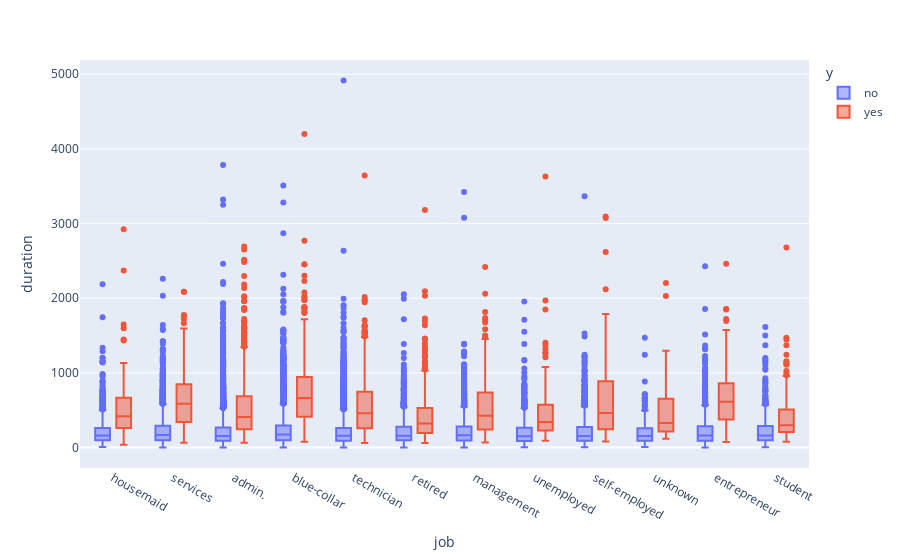

The notebook cell this image was saved under:
### Markdown cell above
Exploratory Data Analysis (EDA) Fitur Numerik

### Code cell
import plotly.express as px

fig = px.box(df, x="job", y="duration", color="y")
fig.update_traces(quartilemethod="exclusive") # or "inclusive", or "linear" by default
fig.show()

### Figure 1 — Plotly figure (JSON) as saved in the notebook; plotly's stock layout.template omitted (floating-point values rounded to 4 significant figures; data arrays with more than 128 entries replaced by an {"elided": "..."} marker saying what was removed)
{"data": [{"alignmentgroup": "True", "hovertemplate": "y=no<br>job=%{x}<br>duration=%{y}<extra></extra>", "legendgroup": "no", "marker": {"color": "#636efa"}, "name": "no", "notched": false, "offsetgroup": "no", "orientation": "v", "quartilemethod": "exclusive", "showlegend": true, "type": "box", "x": {"elided": "36548 str values"}, "x0": " ", "xaxis": "x", "y": {"elided": "36548 int values"}, "y0": " ", "yaxis": "y"}, {"alignmentgroup": "True", "hovertemplate": "y=yes<br>job=%{x}<br>duration=%{y}<extra></extra>", "legendgroup": "yes", "marker": {"color": "#EF553B"}, "name": "yes", "notched": false, "offsetgroup": "yes", "orientation": "v", "quartilemethod": "exclusive", "showlegend": true, "type": "box", "x": {"elided": "4640 str values"}, "x0": " ", "xaxis": "x", "y": {"elided": "4640 int values"}, "y0": " ", "yaxis": "y"}], "layout": {"boxmode": "group", "legend": {"title": {"text": "y"}, "tracegroupgap": 0}, "margin": {"t": 60}, "xaxis": {"anchor": "y", "domain": [0, 1], "title": {"text": "job"}}, "yaxis": {"anchor": "x", "domain": [0, 1], "title": {"text": "duration"}}}}
